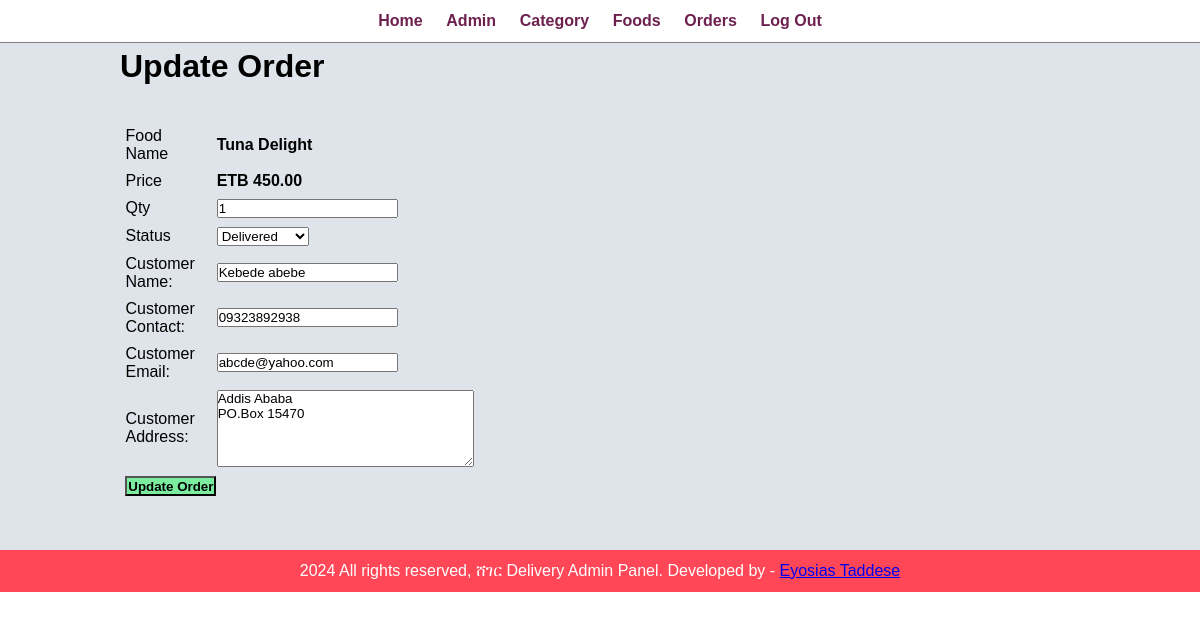
Page /admin/update-order.php?id=5 (signed in) on the committed database.
### tables this page shows
CREATE TABLE `tbl_order` (
  `id` int(10) UNSIGNED NOT NULL,
  `food` varchar(150) NOT NULL,
  `price` decimal(10,2) NOT NULL,
  `qty` int(11) NOT NULL,
  `total` decimal(10,2) NOT NULL,
  `order_date` datetime NOT NULL,
  `status` varchar(50) NOT NULL,
  `customer_name` varchar(150) NOT NULL,
  `customer_contact` varchar(20) NOT NULL,
  `customer_email` varchar(150) NOT NULL,
  `customer_address` varchar(255) NOT NULL
);

### admin/update-order.php (the view, shortened to what this page needs)
<?php include('partials/menu.php'); ?>
<div class="main-content">
    <div class="wrapper">
        <h1>Update Order</h1>
        <br><br>
        <?php
            if(isset($_GET['id']))
            {
                $id=$_GET['id'];
                $sql = "SELECT * FROM tbl_order WHERE id=$id";
                $res = mysqli_query($conn, $sql);
                $count = mysqli_num_rows($res);
                if($count==1)
                {
                    $row=mysqli_fetch_assoc($res);
                    $food = $row['food'];
                    $price = $row['price'];
                    $qty = $row['qty'];
                    $status = $row['status'];
                    $customer_name = $row['customer_name'];
                    $customer_contact = $row['customer_contact'];
                    $customer_email = $row['customer_email'];
                    $customer_address= $row['customer_address'];
                }
                else
                {
                    header('location:'.SITEURL.'admin/manage-order.php');
                }
            }
            else
            {
                header('location:'.SITEURL.'admin/manage-order.php');
            }
        ?>
        <form action="" method="POST">
            <table class="tbl-30">
                <tr>
                    <td>Food Name</td>
                    <td><b> <?php echo $food; ?> </b></td>
                </tr>
                <tr>
                    <td>Price</td>
                    <td>
                        <b> ETB <?php echo $price; ?></b>
                    </td>
                </tr>
                <tr>
                    <td>Qty</td>
                    <td>
                        <input type="number" name="qty" value="<?php echo $qty; ?>">
                    </td>
                </tr>
                <tr>
                    <td>Status</td>
                    <td>
                        <select name="status">
                            <option <?php if($status=="Delivered"){echo "selected";} ?> value="Delivered">Delivered</option>
                        </select>
                    </td>
                </tr>
                <tr>
                    <td>Customer Name: </td>
                    <td>
                        <input type="text" name="customer_name" value="<?php echo $customer_name; ?>">
                    </td>
                </tr>
                <tr>
                    <td>Customer Contact: </td>
                    <td>
                        <input type="text" name="customer_contact" value="<?php echo $customer_contact; ?>">
                    </td>
                </tr>
                <tr>
                    <td>Customer Email: </td>
                    <td>
                        <input type="text" name="customer_email" value="<?php echo $customer_email; ?>">
                    </td>
                </tr>
                <tr>
                    <td>Customer Address: </td>
                    <td>
                        <textarea name="customer_address" cols="30" rows="5"><?php echo $customer_address; ?></textarea>
                    </td>
                </tr>
                <tr>
                    <td clospan="2">
                        <input type="submit" name="submit" value="Update Order" class="btn-secondary">
                    </td>
                </tr>
            </table>
        </form>
    </div>
</div>
<?php include('partials/footer.php'); ?>

### css/admin.css (style rules this page uses)
* { margin: 0; padding: 0; font-family: Arial, Helvetica, sans-serif; }
.wrapper { padding: 1%; width: 80%; margin: 0 auto; }
.tbl-30 { width: 30%; }
table tr td { padding: 1%; }
.btn-secondary { background-color: #7bed9f; padding: 1%; color: black; text-decoration: none; font-weight: bold; }
.main-content { background-color: #dfe4ea; padding: 3% 0; }

### rows in the picture
tbl_order: food "Tuna Delight", price "450.00", qty "1", status "Delivered", customer_name "Kebede abebe", customer_contact "09323892938", customer_email "abcde@yahoo.com", customer_address "Addis Ababa PO.Box 15470"
